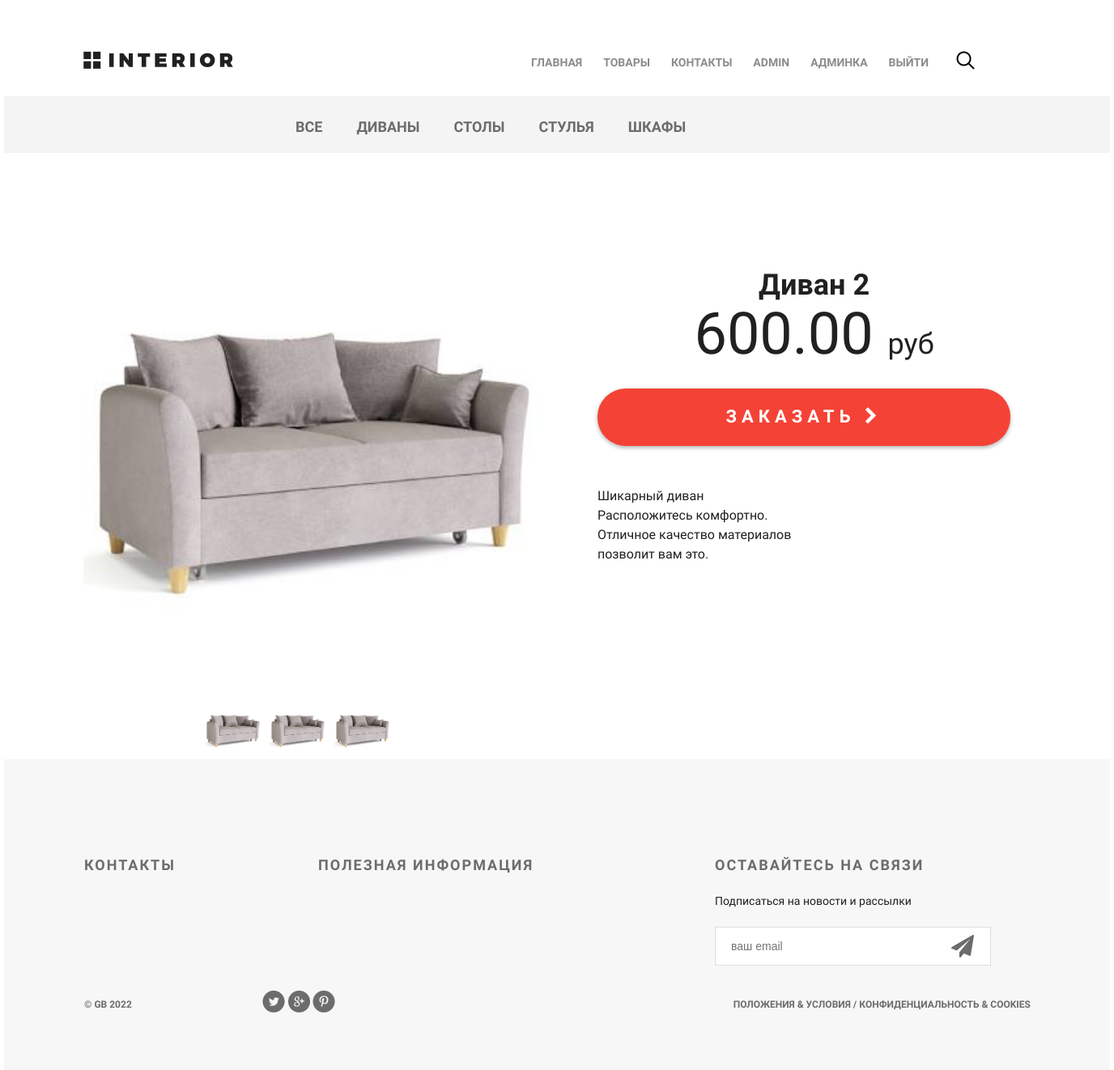
The app's page /product/1/ (signed in) with its own data.
### authapp/models.py (models this page shows, shortened)
class ShopUser(AbstractUser):
    city = models.CharField(max_length=64, blank=True)
    avatar = models.ImageField(upload_to='users_avatars', blank=True)
    activation_key = models.UUIDField(default=uuid.uuid4)
    activation_key_expires = models.DateTimeField(default=get_activation_key_expires)
    age = models.PositiveIntegerField(verbose_name='возраст', default=18)

### mainapp/models.py (models this page shows, shortened)
class Category(models.Model):
    name = models.CharField(verbose_name='имя категории', max_length=25, unique=True)
    description = models.TextField(verbose_name='описание категории', max_length=140, blank=True)
    is_active = models.BooleanField(default=True)

class Product(models.Model):
    category = models.ForeignKey(Category, verbose_name='категория продукт', on_delete=models.DO_NOTHING)
    name = models.CharField(verbose_name='имя продукта', max_length=25, unique=False)
    description = models.TextField(verbose_name='описание продукта', blank=True)
    image = models.ImageField(verbose_name='изображение продукта', upload_to='product_images')
    price = models.DecimalField(verbose_name='цена продукта', max_digits=10, decimal_places=2, default=0)
    quantity = models.PositiveIntegerField(verbose_name='количество на складе', default=0)
    is_active = models.BooleanField(default=True)

### mainapp/views.py (the view)
# urls.py: path('product/<int:pk>/', mainapp.product, name='product'),
def product(request, pk):
    categories = Category.objects.all()
    product = get_object_or_404(Product, pk=pk)
    return render(
        request,
        'mainapp/product.html',
        context={
            'title': product.name,
            'product': product,
            'category': product.category,
            'categories': categories,
        })

### basketapp/context_processors.py (called while the page is built)
def basket(request):
    return {
        'basket': getattr(request.user, 'basket', None)
    }

### basketapp/models.py (called while the page is built)
    def quantity(self):
        return sum(item.quantity for item in self.all())

### mainapp/context_processors.py (called while the page is built)
def menu_links(request):
    return {
        "menu": {
            'index': 'Главная',
            'products': 'Товары',
            'contact': 'Контакты',
        }
    }

### mainapp/templatetags/my_tags.py (called while the page is built)
@register.simple_tag
def current_year():
    return datetime.datetime.now().year

@register.simple_tag
def disabled_if_cannot_buy(user, product):
    if product.quantity == 0:
        return 'disabled'
    basket_item = user.basket.filter(product=product).first()
    if basket_item and basket_item.quantity + 1 > product.quantity:
        return 'disabled'
    return ''

### mainapp/templates/mainapp/product.html (shortened to what this page needs)
{% extends 'mainapp/base.html' %}
{% load static %}
{% load my_tags %}
{% block content %}
<div class="hero-white">
    {% include 'mainapp/includes/main_menu_inc.html' %}
</div>
<div class="details">
    <div class="links clearfix">
        {% include 'mainapp/includes/categories_menu_inc.html' %}
    </div>
    <div class="details-products">
        <div class="details-slider">
            <div class="slider-product">
                <img src="{{ product.image.url }}">
            </div>
            <div class="slider-control">
                <div class="block">
                    <a href="#"><img src="{{ product.image.url }}" alt="">
                    </a>
                </div>
                <div class="block">
                    <a href="#"><img src="{{ product.image.url }}" alt="">
                    </a>
                </div>
                <div class="block">
                    <a href="#"><img src="{{ product.image.url }}" alt="">
                    </a>
                </div>
            </div>
        </div>
        <div class="description">
            <h3 class="big-bold">{{ product.name }}</h3>
            <br>
            <p class="price"> {{ product.price }} <span>руб</span></p>
            <a href="{% url 'basket:add' product.pk %}"
               class="red-button {% disabled_if_cannot_buy user product %}">
                заказать <i class="fa fa-chevron-right" aria-hidden="true"></i>
            </a>
            <div class="description-text">{{ product.description | linebreaks }}</div>
        </div>
    </div>
{% endblock %}

### mainapp/templates/mainapp/includes/main_menu_inc.html (shortened to what this page needs)
<div class="header clearfix">
    <a href="{% url 'index' %}" class="logo"></a>
    <ul class="menu">
        {% with url_name=request.resolver_match.url_name %}
        {% for link, name in menu.items %}
        <li><a href="{% url link %}" class="{% if url_name == link %} active {% endif %}">{{ name }}</a></li>
        {% endfor %}
        {% endwith %}
        {% if request.user.is_authenticated %}
        <li>
            <div class="dropdown">
                <a href="#">{{user.username}}</a>
            </div>
        </li>
        {% if request.user.is_superuser %}
        <li><a href="{% url 'admin:users' %}">Админка</a></li>
        {% endif %}
        <li><a href="{% url 'auth:logout' %}">Выйти</a></li>
        {% else %}
        <li><a href="{% url 'auth:login' %}">Войти</a></li>
        <li><a href="{% url 'auth:register' %}">Регистрация</a></li>
        {% endif %}
    </ul>
    <a href="#" class="search"></a>
</div>

### mainapp/templates/mainapp/includes/categories_menu_inc.html
<ul class="links-menu">
    {% with url_name=request.resolver_match.url_name %}
    {% with category_id=request.resolver_match.kwargs.pk %}
    <li><a href="{% url 'products' %}" class="{% if url_name == 'products' %}active{% endif %}">все</a></li>
    {% for category in categories %}
        <li><a href="{% url 'category' category.id %}" class="{% if url_name == 'category' and category_id == category.id %}active{% endif %}">{{ category.name }}</a></li>
    {% endfor %}
    {% endwith %}
    {% endwith %}
</ul>

### static/css/style.css (style rules this page uses)
* { margin: 0; padding: 0; }
body,footer { font-family: 'Montserrat', sans-serif; }
html, body { height: 100%; }
.logo { background-image: url(/static/img/logo.png); margin-top: 63px; width: 185px; height: 22px; float: left; }
.menu { list-style-type: none; margin-top: 67px; float: right; }
.menu li { float: left; }
.menu a { color: #8c8c8c; font-size: 14px; font-weight: 700; text-align: right; text-transform: uppercase; text-decoration: none; padding: 10px 13px; }
.search { display: block; width: 23px; height: 23px; background-image: url(/static/img/search.png); position: absolute; top: 63px; left: 1176px; }
.big-bold { color: #212121; font-size: 36px; font-weight: 700; text-align: left; margin-bottom: 24px; line-height: 36px; }
.hero-white { background-color: #fff; height: 119px; padding-left: 98px; padding-right: 211px; position: relative; }
.links { height: 70px; background-color: #f4f4f4; position: relative; padding-left: 360px; }
.links-menu { margin: 27px auto 0px; position: absolute; }
.links-menu li { float: left; list-style-type: none; padding-right: 42px; }
.links-menu li a { text-decoration: none; color: #6c6c6c; font-size: 18px; font-weight: 700; text-transform: uppercase; }
.details-products { padding-left: 98px; padding-right: 98px; margin-top: 98px; height: 651px; }
.details-slider { width: 570px; float: left; margin-right: 30px; }
.slider-product { width: 570px; height: 570px; }
.slider-product img { width: 570px; height: 570px; object-fit: cover; }
.slider-control { width: 420px; height: 70px; margin: 11px auto 0px; padding-left: 150px }
.slider-control .block img { height: 70px; width: 70px; }
.slider-control .block { height: 70px; width: 70px; position: relative; float: left; margin-right: 10px; }
.description { width: 535px; float: right; padding-left: 35px }
.description .big-bold { color: #212121; font-size: 36px; font-weight: 700; text-align: center; margin-top: 47px; margin-bottom: 0px; }
.description .price { color: #212121; font-size: 72px; font-weight: 300; line-height: 48px; text-align: center; }
.description .price span { color: #212121; font-size: 36px; font-weight: 300; line-height: 48px; text-align: center; }
.red-button { display: block; height: 71px; width: 510px; border-radius: 35px; background-color: #f44336; text-align: center; text-transform: uppercase; text-decoration: none; color: #ffffff; font-size: 22px; font-weight: 700; line-height: 24px; box-shadow: 0px 2px 4.85px 0.15px rgba(33, 33, 33, 0.35); line-height: 70px; letter-spacing: 6px; margin-top: 31px; }
.description-text { margin-top: 50px; color: #212121; font-size: 16px; font-weight: 300; line-height: 24px; text-align: left; }
.description-text p { margin-bottom: 0.5em; }

### static/css/dropdown.css (style rules this page uses)
.dropdown { position: relative; display: inline-block; }

### records on screen
ShopUser: username "ADMIN"
Category: name "ДИВАНЫ"
Category: name "СТОЛЫ"
Category: name "СТУЛЬЯ"
Category: name "ШКАФЫ"
Product: image (picture), name "Диван 2", price "600.00", description "Шикарный диван Расположитесь комфортно. Отличное качество материалов позволит вам это."

### other values on screen
{{ name }} "ГЛАВНАЯ" "ТОВАРЫ" "КОНТАКТЫ"
